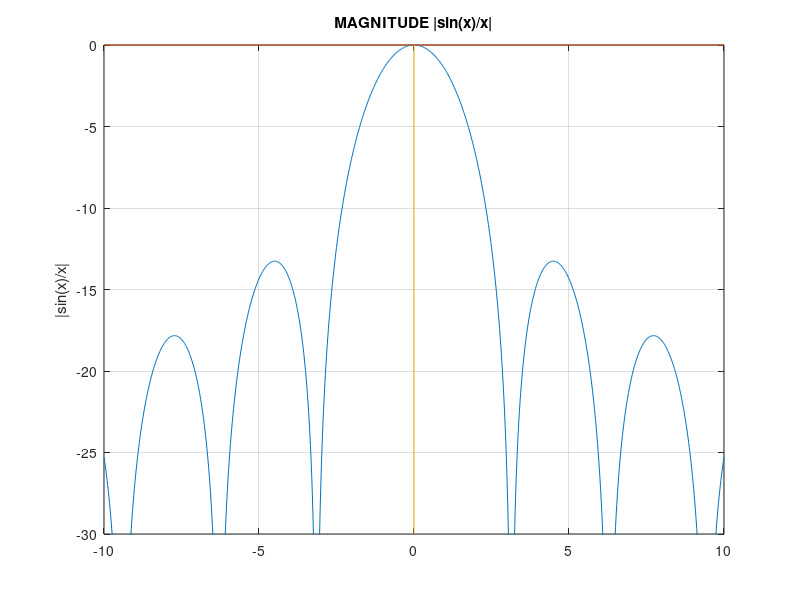

MATLAB code to generate this figure:
%EET 327L
%DIAMELA DUVERGE E.
%LAB 1c plot |sin(x)/x|
clf
x= -10 :.02: 10;
y= 20*log10(abs(sin(x)./x));
plot (x,y)
hold on
plot ([-10,10],[0,0],[0,0],[-30,0])
axis ([-10,10, -30,0])
hold on

grid
ylabel ('|sin(x)/x|');
title ('MAGNITUDE |sin(x)/x|');
